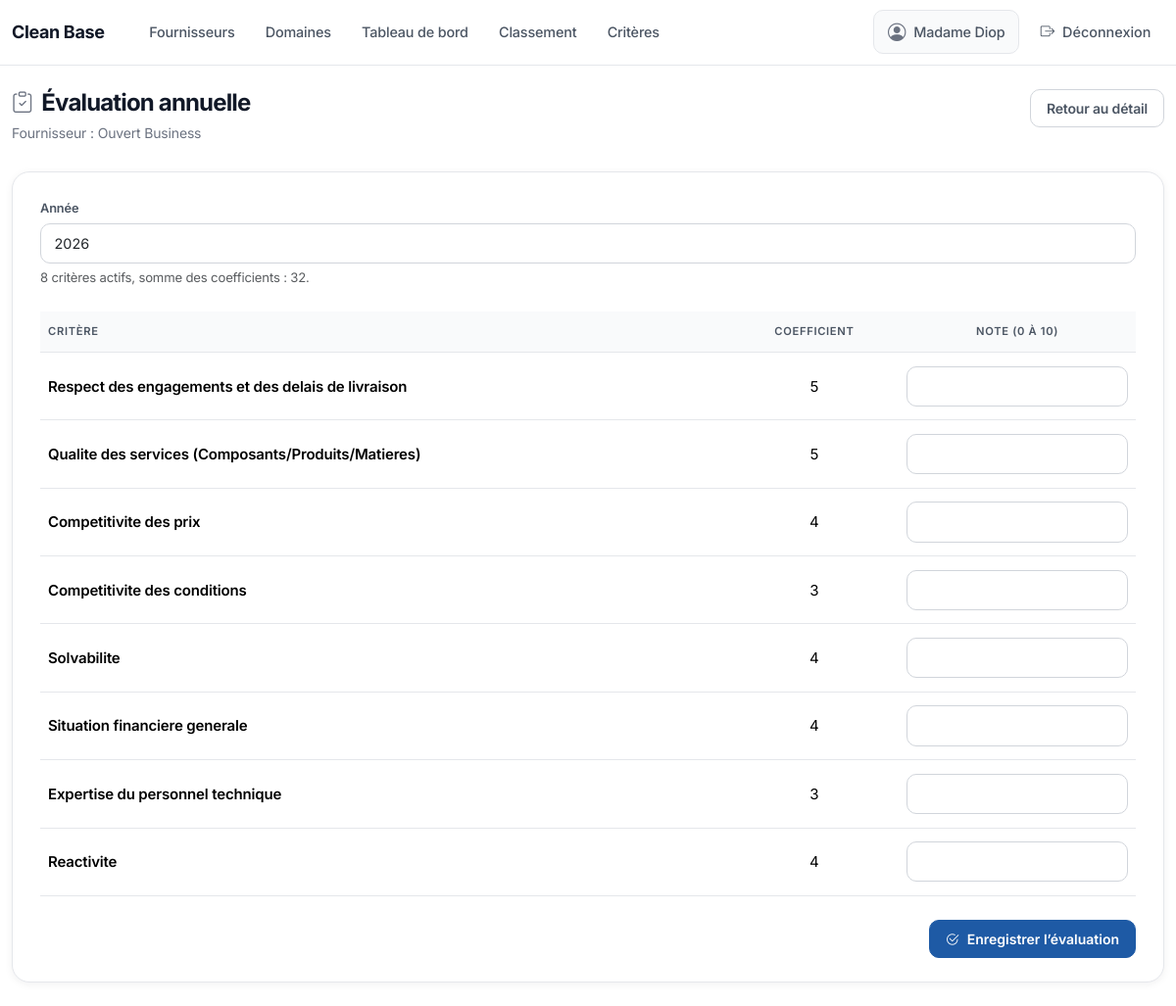
The app's page /fournisseurs/15/evaluation-annuelle/ (signed in) with its own data.
### fournisseurs/models.py (models this page shows, shortened)
class Fournisseur(models.Model):
    class Statut(models.TextChoices):
        EN_ATTENTE = "en_attente", "En attente"
        VALIDE = "valide", "Validé"
        REFUSE = "refuse", "Refusé"
    raison_sociale = models.CharField(max_length=255, db_index=True)
    domaines = models.ManyToManyField(DomaineActivite, related_name="fournisseurs", blank=True)
    created_by = models.ForeignKey(
        "auth.User",
        null=True,
        blank=True,
        on_delete=models.SET_NULL,
        related_name="fournisseurs_crees",
    )
    contact = models.CharField(max_length=255, blank=True)
    fonction = models.CharField(max_length=255, blank=True)
    telephone = models.CharField(max_length=50, blank=True)
    adresse = models.TextField(blank=True)
    email = models.CharField(max_length=254, blank=True, db_index=True)
    modalites_paiement = models.CharField(max_length=255, blank=True)
    ninea = models.CharField(max_length=100, blank=True)
    rc = models.CharField(max_length=100, blank=True)
    demande_agrement = models.FileField(upload_to="agrements/", blank=True, null=True)
    statut = models.CharField(max_length=20, choices=Statut.choices, default=Statut.EN_ATTENTE, db_index=True)
    date_creation = models.DateTimeField(auto_now_add=True)
    class Meta:
        verbose_name = "Fournisseur"
        verbose_name_plural = "Fournisseurs"
        ordering = ["-date_creation"]
        indexes = [
            models.Index(fields=["raison_sociale"]),
            models.Index(fields=["statut"]),
            models.Index(fields=["email"]),
        ]

class CritereEvaluation(models.Model):
    code = models.CharField(max_length=80, unique=True)
    libelle = models.CharField(max_length=255)
    coefficient = models.PositiveSmallIntegerField(
        validators=[MinValueValidator(1), MaxValueValidator(5)]
    )
    ordre = models.PositiveSmallIntegerField(default=1)
    actif = models.BooleanField(default=True)
    class Meta:
        verbose_name = "Critère d’évaluation"
        verbose_name_plural = "Critères d’évaluation"
        ordering = ["ordre", "libelle"]

### fournisseurs/views.py (the view, shortened to what this page needs)
class FournisseurEvaluationCreateView(LoginRequiredMixin, View):
    template_name = "fournisseurs/fournisseur_evaluation_form.html"
    def get(self, request, pk, *args, **kwargs):
        fournisseur = get_object_or_404(Fournisseur, pk=pk)
        annee = self._parse_annee(request.GET.get("annee"))
        criteres = list(get_criteres_actifs())
        form = EvaluationAnnuelleForm(criteres=criteres)
        return self._render(request, fournisseur, form, annee, criteres)
    def _parse_annee(self, raw_value):
        from datetime import date
        current_year = date.today().year
        try:
            annee = int(raw_value)
        except (TypeError, ValueError):
            return current_year
        return annee if 2000 <= annee <= 2100 else current_year
    def _render(self, request, fournisseur, form, annee, criteres):
        total_coeff = sum(c.coefficient for c in criteres)
        return render(
            request,
            self.template_name,
            {
                "fournisseur": fournisseur,
                "form": form,
                "annee": annee,
                "criteres_count": len(criteres),
                "total_coeff": total_coeff,
            },
        )

### fournisseurs/forms.py (shortened to what this page needs)
class EvaluationAnnuelleForm(forms.Form):
    def __init__(self, *args, criteres=None, **kwargs):
        super().__init__(*args, **kwargs)
        self.criteres = list(criteres or [])
        for critere in self.criteres:
            field_name = f"critere_{critere.pk}"
            self.fields[field_name] = forms.DecimalField(
                label=critere.libelle,
                min_value=Decimal("0"),
                max_value=Decimal("10"),
                decimal_places=2,
                max_digits=4,
                widget=forms.NumberInput(
                    attrs={
                        "class": "form-control",
                        "step": "0.01",
                        "min": "0",
                        "max": "10",
                    }
                ),
            )
    def iter_fields(self):
        for critere in self.criteres:
            yield {
                "critere": critere,
                "field": self[f"critere_{critere.pk}"],
            }

### fournisseurs/forms.py (called while the page is built)
def get_criteres_actifs():
    return CritereEvaluation.objects.filter(actif=True).order_by("ordre", "libelle")

### fournisseurs/templates/fournisseurs/fournisseur_evaluation_form.html (shortened to what this page needs)
{% extends "base.html" %}
{% block content %}
  <header class="saas-page-header">
    <div>
      <h1 class="saas-page-title">
        <i class="bi bi-clipboard-check" aria-hidden="true"></i>
        <span>Évaluation annuelle</span>
      </h1>
      <p class="saas-page-sub mb-0">
        Fournisseur : {{ fournisseur.raison_sociale }}
      </p>
    </div>
    <div class="text-end">
      <a class="btn btn-outline-secondary" href="{% url 'fournisseurs:fournisseur_detail' fournisseur.pk %}">
        Retour au détail
      </a>
    </div>
  </header>
  <div class="card">
    <div class="card-body saas-card-body-pad">
      <form method="post" novalidate>
        <div class="mb-4">
          <label for="id_annee" class="form-label">Année</label>
          <input
            type="number"
            id="id_annee"
            name="annee"
            value="{{ annee }}"
            min="2000"
            max="2100"
            class="form-control"
            required
          >
          <div class="form-text">
            {{ criteres_count }} critères actifs, somme des coefficients : {{ total_coeff }}.
          </div>
        </div>
        <div class="table-responsive">
          <table class="table align-middle">
            <thead>
              <tr>
                <th>Critère</th>
                <th class="text-center">Coefficient</th>
                <th class="text-center">Note (0 à 10)</th>
              </tr>
            </thead>
            <tbody>
              {% for item in form.iter_fields %}
                <tr>
                  <td>
                    <div class="fw-semibold">{{ item.critere.libelle }}</div>
                  </td>
                  <td class="text-center">{{ item.critere.coefficient }}</td>
                  <td class="text-center" style="max-width: 160px;">
                    {{ item.field }}
                  </td>
                </tr>
              {% endfor %}
            </tbody>
          </table>
        </div>
        <div class="mt-4 d-flex justify-content-end">
          <button type="submit" class="btn btn-primary d-inline-flex align-items-center gap-2">
            <i class="bi bi-check2-circle"></i>
            <span>Enregistrer l’évaluation</span>
          </button>
        </div>
      </form>
    </div>
  </div>
{% endblock %}

### templates/base.html (shortened to what this page needs)
<!doctype html>
{% load static %}
<html lang="fr">
  <head>
    <link
      href="https://cdn.jsdelivr.net/npm/bootstrap@5.3.3/dist/css/bootstrap.min.css"
      rel="stylesheet"
    />
    <link
      rel="stylesheet"
      href="https://cdn.jsdelivr.net/npm/bootstrap-icons@1.11.3/font/bootstrap-icons.min.css"
    />
  </head>
  <body class="saas-body {% block body_class %}{% endblock %}">
    <nav class="navbar navbar-expand-lg navbar-light app-navbar">
      <div class="container">
        <a class="navbar-brand saas-brand" href="{% url 'fournisseurs:dashboard' %}">Clean Base</a>
        <div class="collapse navbar-collapse" id="nav">
          <ul class="navbar-nav me-auto ms-lg-3 gap-lg-1">
            {% if user.is_authenticated %}
              <li class="nav-item">
                <a class="nav-link" href="{% url 'fournisseurs:fournisseurs_list' %}">Fournisseurs</a>
              </li>
              <li class="nav-item">
                <a class="nav-link" href="{% url 'fournisseurs:domaines_list' %}">Domaines</a>
              </li>
              <li class="nav-item">
                <a class="nav-link" href="{% url 'fournisseurs:dashboard' %}">Tableau de bord</a>
              </li>
              <li class="nav-item">
                <a class="nav-link" href="{% url 'fournisseurs:fournisseurs_classement' %}">Classement</a>
              </li>
              <li class="nav-item">
                <a class="nav-link" href="{% url 'fournisseurs:criteres_evaluation_manage' %}">Critères</a>
              </li>
            {% endif %}
          </ul>
          <ul class="navbar-nav align-items-lg-center gap-1">
            {% if user.is_authenticated %}
              <li class="nav-item">
                <span class="nav-link saas-nav-user d-inline-flex align-items-center gap-2">
                  <i class="bi bi-person-circle"></i>
                  <span>{% firstof user.get_full_name user.username %}</span>
                </span>
              </li>
              <li class="nav-item">
                <form method="post" action="{% url 'logout' %}" class="d-inline-flex align-items-center m-0">
                  <button type="submit" class="nav-link bg-transparent border-0 d-inline-flex align-items-center gap-2">
                    <i class="bi bi-box-arrow-right"></i>
                    <span>Déconnexion</span>
                  </button>
                </form>
              </li>
            {% endif %}
          </ul>
        </div>
      </div>
    </nav>
    <main class="container app-shell py-4">
      {% block content %}{% endblock %}
    </main>
  </body>
</html>

### records on screen
Fournisseur: raison_sociale "Ouvert Business"
CritereEvaluation: critere.libelle "Respect des engagements et des delais de livraison", critere.coefficient "5"
CritereEvaluation: critere.libelle "Qualite des services (Composants/Produits/Matieres)", critere.coefficient "5"
CritereEvaluation: critere.libelle "Competitivite des prix", critere.coefficient "4"
CritereEvaluation: critere.libelle "Competitivite des conditions", critere.coefficient "3"
CritereEvaluation: critere.libelle "Solvabilite", critere.coefficient "4"
CritereEvaluation: critere.libelle "Situation financiere generale", critere.coefficient "4"
CritereEvaluation: critere.libelle "Expertise du personnel technique", critere.coefficient "3"
CritereEvaluation: critere.libelle "Reactivite", critere.coefficient "4"

### other values on screen
{{ criteres_count }} "8"
{{ total_coeff }} "32"
